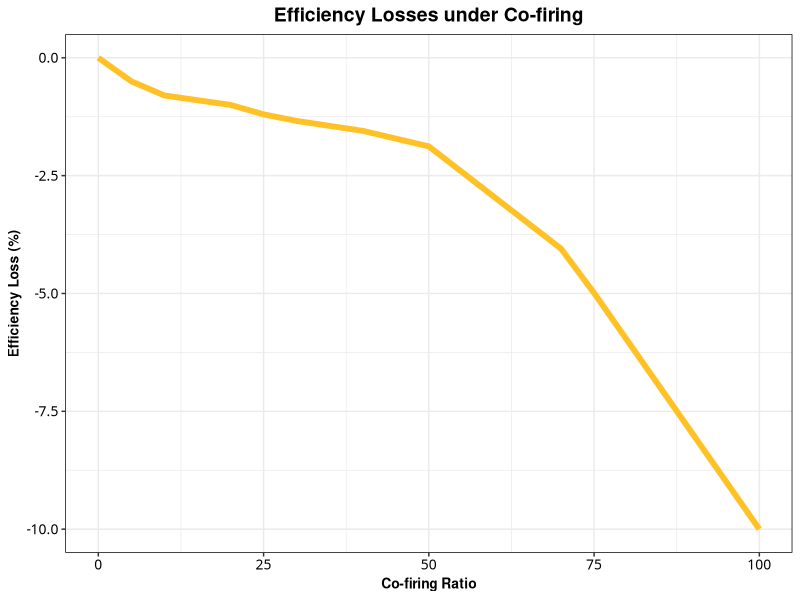

This chart was generated by the following R code:
################################################################################################
## Title: The viability of co-firing biomass waste to mitigate coal plant emissions in Indonesia
## R script for creating Supplementary Figure 1 
## AUTHOR:            Claire Squire
## Date: 2023 September
################################################################################################


library(ggplot2)

data <- data.frame(
  x_values = c(0, 5, 10, 15, 20, 25, 30, 40, 50, 70, 75, 100),
  y_values = c(0, -.5, -.8, -.9, -1, -1.2, -1.34, -1.55, -1.88, -4.05, -4.99, -10))

chart <- ggplot(data, aes(x = x_values, y = y_values)) +
  geom_line(size = 2, color = "goldenrod1") +
  labs(title = "Efficiency Losses under Co-firing", x = "Co-firing Ratio", y = "Efficiency Loss (%)") +
  theme_bw() +
  theme(
    plot.title = element_text(hjust = 0.5, face = "bold", size = 14, colour = "black"),
    axis.text = element_text(family = "Franklin Gothic Medium", size = 10, colour = "black"),
    axis.title = element_text(size = 10, face = "bold", colour = "black"),
    legend.text = element_text(size = 9),
    panel.border = element_rect(colour = "black"))